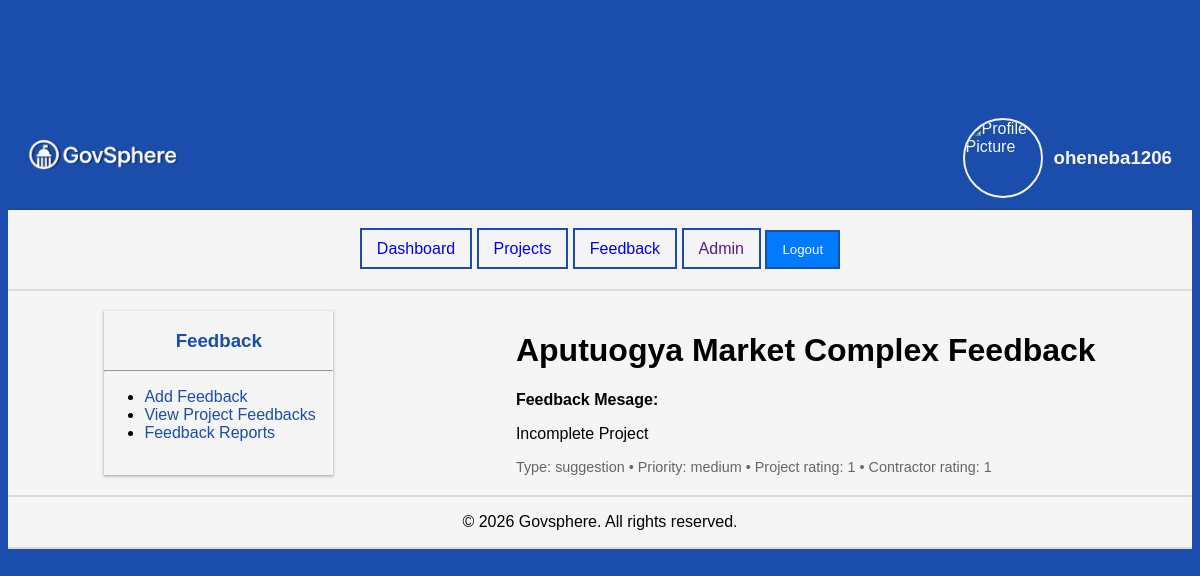
The app's page /feedback/1/ (signed in) with its own data.
### accounts/models.py (models this page shows, shortened)
class User(AbstractUser):
    ROLE_CHOICES = (
        ('citizen', 'Citizen'),
        ('official', 'Official'),
        ('admin', 'Admin'),
    )
    role = models.CharField(max_length = 20, choices = ROLE_CHOICES, default= 'citizen')

### feedback/models.py (models this page shows, shortened)
class Feedback(models.Model):
    PRIORITY_CHOICES = (
        ('low', 'Low'),
        ('medium', 'Medium'),
        ('high', 'High'),
        ('urgent', 'Urgent'),
    )
    FEEDBACK_TYPE_CHOICES = (
        ('complaint', 'Complaint'),
        ('suggestion', 'Suggestion'),
        ('question', 'Question'),
        ('appreciation', 'Appreciation'),
        ('issue_report', 'Issue Report')
    )
    STATUS_CHOICES = (
        ('submitted', 'Submitted'),
        ('under_review', 'Under Review'),
        ('resolved','Resolved'),
        ('rejected', 'Rejected')
    )
    RATING =(
        ('1', 'Poor'),
        ('2', 'Good'),
        ('3', 'Average'),
        ('4', 'Very Good'),
        ('5', 'Excellent')
    )
    project = models.ForeignKey(Project, on_delete=models.CASCADE)
    priority = models.CharField(max_length=20, choices= PRIORITY_CHOICES, default='low')
    user = models.ForeignKey(settings.AUTH_USER_MODEL, on_delete=models.CASCADE)
    message = models.TextField()
    feedback_type = models.CharField(max_length=20, choices= FEEDBACK_TYPE_CHOICES, default='compliant')
    status= models.CharField(max_length=20, choices= STATUS_CHOICES, default= 'submitted')
    admin_reponse = models.TextField(blank=True)
    project_rating= models.CharField(max_length=30, choices=RATING , default='3')
    contractor_rating = models.CharField(max_length=30, choices= RATING, default='3')
    responded_at = models.DateTimeField(auto_now_add=True, blank=True, null=True)
    created_at = models.DateTimeField(auto_now_add=True)
    is_anonymous = models.BooleanField(default=False)
    updated_at = models.DateTimeField(auto_now=True)
    class Meta:
        constraints = [
            models.UniqueConstraint(
                fields=[
                    'project',
                    'user',
                    'feedback_type',
                    'message',
                    'is_anonymous',
                    'project_rating',
                    'contractor_rating',
                    'status',
                ],
                name='unique_same_feedback_payload'
            )
        ]

### projects/models.py (models this page shows, shortened)
class Project(models.Model):
    STATUS_CHOICES = (
        ('proposed', 'Pending Approval'),
        ('in_progress', 'In Progress'),
        ('completed', 'Completed'),
    )
    title = models.CharField(max_length=300)
    description = models.TextField()
    budget = models.DecimalField(max_digits=10, decimal_places=2)
    status = models.CharField(max_length=20, choices=STATUS_CHOICES, default='proposed')
    location = models.CharField(max_length=200)
    created_at = models.DateTimeField(auto_now_add=True)
    created_by = models.ForeignKey(settings.AUTH_USER_MODEL, on_delete=models.CASCADE)

### feedback/views.py (the view)
# urls.py: path("<int:pk>/", views.feedback_detail, name = "feedback_detail"),
@login_required
def feedback_detail(request,pk):
    feedback = get_object_or_404(Feedback, pk = pk)
    data = {'feedback_detail' : feedback}
    return render (request, "feedback/feedback_detail.html", data)

### templates/feedback/feedback_detail.html
{% extends "feedback/feedback_list.html" %}
{% block projects_main %}
    <div class="project-detail">
        <h1>{{feedback_detail.project.title}} Feedback</h1>
        <div class="is-details">
            <div>
                <span><strong>Feedback Mesage:</strong></span>
                <p>{{feedback_detail.message}}</p>
            </div>
            <div style="color: #666; font-size: 0.9em; margin-top:4px;">
                            Type: {{ feedback_detail.feedback_type }} • Priority: {{ feedback_detail.priority }}
                            • Project rating: {{ feedback_detail.project_rating }} • Contractor rating: {{ feedback_detail.contractor_rating }}
                        </div>
        </div>
    </div>
{% endblock projects_main %}

### templates/defaults/nav.html (shortened to what this page needs)
{% load static %}
{% block header %}
<header>
    <div class="logo-container-header">
        <div class="logo-container">
            <img src="{%static 'images/govsphere.png'%}" alt="Govsphere Logo">
        </div>
        <div class="profile-container">
            <div>
                <img src="https://png.pngtree.com/png-vector/20231019/ourmid/pngtree-user-profile-avatar-png-image_10211471.png"
                    alt="Profile Picture">
                <div>
                    <h3>{{user.username}}</h3>
                </div>
            </div>
        </div>
    </div>
    <div class="nav-container">
        <nav>
            <a href="{% url 'dashboard' %}">Dashboard</a>
            <a href="{% url 'project_list' %}">Projects</a>
            <a href="{% url 'feedback' %}">Feedback</a>
            <a href="">Admin</a>
            <form method="post" action="{% url 'logout' %}" style="display:inline;">
                <button type="submit" >
                    Logout
                </button>
            </form>
        </nav>
    </div>
</header>
{% endblock header %}

### templates/defaults/base.html (style rules this page uses)
*, *::before, *::after { box-sizing: border-box; }
body { font-family: Arial, sans-serif; background-color: #1a4dac; display: flex; flex-direction: column; justify-content: flex-start; align-items: center; height: 100vh; }
main, header, footer { width: 100%; background-color: whitesmoke; border-bottom: 2px solid rgba(60, 64, 67, 0.15); }
header { margin-top: 100px; }
.project-list, .project-detail { max-width: 65%; }
button { background-color: #007BFF; color: white; border: none; cursor: pointer; transition: background-color 0.3s ease; }

### templates/defaults/nav.html (style rules this page uses)
.logo-container-header { display: flex; justify-content: space-between; align-items: center; padding: 10px 20px; width: 100%; color: whitesmoke; background-color: #1a4dac; border-bottom: 2px solid rgba(60, 64, 67, 0.15); }
.logo-container img { height: 50px; }
.profile-container>div { display: flex; align-items: center; gap: 10px; }
.profile-container img { height: 80px; width: 80px; border: 2px solid whitesmoke; border-radius: 50%; box-sizing: border-box; }
nav a, nav form button { border: 2px solid #1a4dac; padding: 10px 15px; text-decoration: none; }
.nav-container { display: flex; justify-content: center; align-items: center; padding: 20px; }

### records on screen
User: username "oheneba1206"
Feedback: project "Aputuogya Market Complex", message "Incomplete Project", feedback_type "suggestion", priority "medium", project_rating "1", contractor_rating "1"
